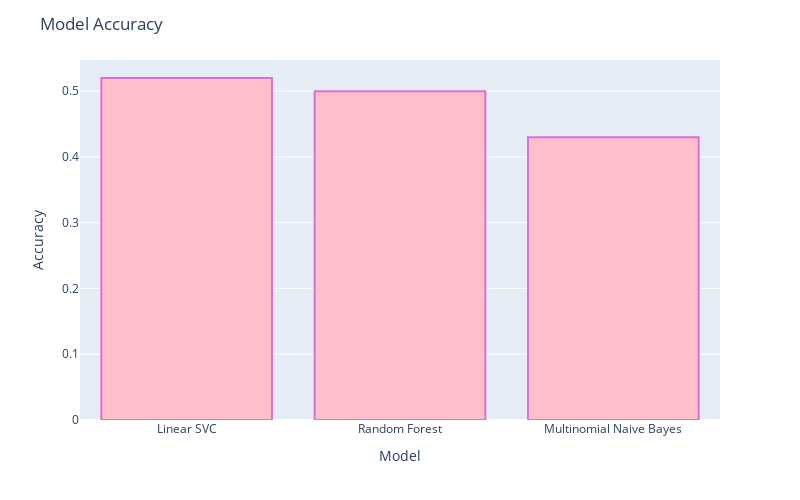

Notebook cell for this chart:
### Code cell
evaluation = px.bar(Model_Eval, x="Model", y= "Accuracy", width=800, height=500)
evaluation.update_traces(marker_color="pink",marker_line_color='orchid',
                  marker_line_width=2)
evaluation.update_layout(title_text='Model Accuracy')
evaluation.show()

### Figure 1 — Plotly figure (JSON) as saved in the notebook; plotly's stock layout.template omitted (floating-point values rounded to 4 significant figures)
{"data": [{"alignmentgroup": "True", "hovertemplate": "Model=%{x}<br>Accuracy=%{y}<extra></extra>", "legendgroup": "", "marker": {"color": "pink", "line": {"color": "orchid", "width": 2}, "pattern": {"shape": ""}}, "name": "", "offsetgroup": "", "orientation": "v", "showlegend": false, "textposition": "auto", "type": "bar", "x": ["Linear SVC", "Random Forest", "Multinomial Naive Bayes"], "xaxis": "x", "y": [0.52, 0.5, 0.43], "yaxis": "y"}], "layout": {"barmode": "relative", "height": 500, "legend": {"tracegroupgap": 0}, "margin": {"t": 60}, "title": {"text": "Model Accuracy"}, "width": 800, "xaxis": {"anchor": "y", "domain": [0, 1], "title": {"text": "Model"}}, "yaxis": {"anchor": "x", "domain": [0, 1], "title": {"text": "Accuracy"}}}}
